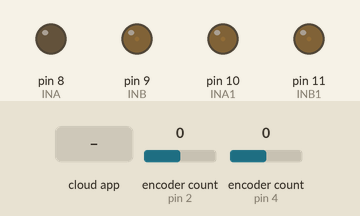
Simulated run of this sketch. Board: Arduino Uno, built with avr-gcc and run on an emulated ATmega328P. Shown: output pins drawn as LEDs (lit = HIGH). The inputs (shaded band) are chosen by the test bench; at power-on: encoder count (sensors on pin 2, pin 4) 0. The ROS host is connected and sends only what is stated.

Above: at 1.2 s.
1.3 s: the phone or cloud app sets linear.x to -100
At 1.52 s:
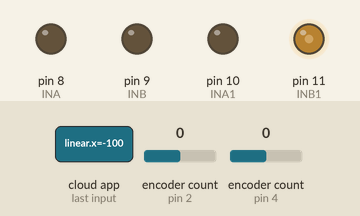
3.2 s: the phone or cloud app sets angular.z to -100
At 3.45 s:
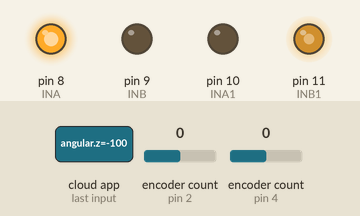
5.1 s: the phone or cloud app sets linear.x to 0
At 5.39 s:
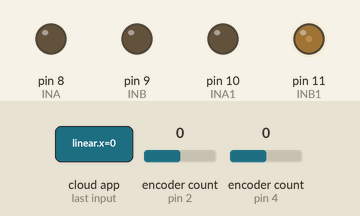
7.0 s: the phone or cloud app sets angular.z to 100
At 7.22 s:
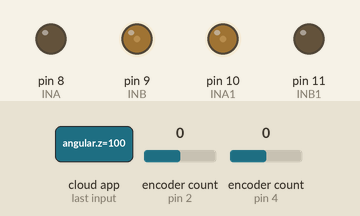
8.9 s: the phone or cloud app sets linear.x to 100
At 9.15 s:
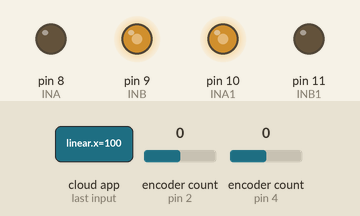
10.8 s: the phone or cloud app sets angular.z to 0
At 11.08 s:
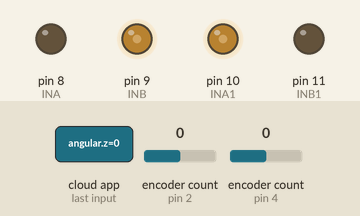
Timing chart, 0 to 13.7 s (numbered marks = the images above; inputs shaded):
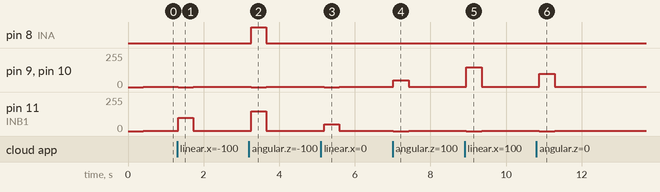

Measured:
- after the input at 1.3 s, pin 9 (INB), pin 10 (INA1): 1/255 → 0/255 at once, → 1/255 0.41 s later; pin 11 (INB1): 1/255 → 100/255 at once, → 1/255 0.41 s later
- after the input at 3.2 s, pin 8 (INA): LOW → HIGH after 0.06 s, → LOW 0.41 s later; pin 9 (INB), pin 10 (INA1): 1/255 → 0/255 after 0.06 s, → 1/255 0.41 s later; pin 11 (INB1): 1/255 → 150/255 after 0.06 s, → 1/255 0.41 s later
- after the input at 5.1 s, pin 9 (INB), pin 10 (INA1): 1/255 → 0/255 after 0.09 s, → 1/255 0.41 s later; pin 11 (INB1): 1/255 → 50/255 after 0.09 s, → 1/255 0.41 s later
- after the input at 7.0 s, pin 9 (INB), pin 10 (INA1): 1/255 → 50/255 at once, → 1/255 0.41 s later; pin 11 (INB1): 1/255 → 0/255 at once, → 1/255 0.41 s later
- after the input at 8.9 s, pin 9 (INB), pin 10 (INA1): 1/255 → 150/255 after 0.05 s, → 1/255 0.41 s later; pin 11 (INB1): 1/255 → 0/255 after 0.05 s, → 1/255 0.41 s later
- after the input at 10.8 s, pin 9 (INB), pin 10 (INA1): 1/255 → 100/255 after 0.08 s, → 1/255 0.41 s later; pin 11 (INB1): 1/255 → 0/255 after 0.08 s, → 1/255 0.41 s later

The sketch:

motor.ino
```cpp
#if (ARDUINO >= 100)
 #include <Arduino.h>
#else
 #include <WProgram.h>
#endif


#include <ArduinoHardware.h>
#include <ros.h>
#include <geometry_msgs/Twist.h>
#include <std_msgs/Float32.h>
#include <Encoder.h>


#define INA 8
#define INB 9
#define INA1 10
#define INB1 11


Encoder myEncL(2,3);
Encoder myEncR(4,5);

long oldPositionL  = 0;
long oldPositionR  = 0;

unsigned long g_prev_command_time = 0;

ros::NodeHandle nh;


geometry_msgs::Twist msg;
std_msgs::Float32 encL_msg;
std_msgs::Float32 encR_msg;


ros::Publisher EncL("Enc_L", &encL_msg);
ros::Publisher EncR("Enc_R", &encR_msg);

  long newPositionL;
  long newPositionR;


void roverCallBack(const geometry_msgs::Twist& cmd_vel)
{

  double x = cmd_vel.linear.x;
        double z = cmd_vel.angular.z;

  double moveL = x+(z/2);
  double moveR = x-(z/2);


if (moveL>0.0){
      analogWrite(INB,max(min(moveL*100,255),0));
      analogWrite(INA,0);
      analogWrite(INA1,max(min(moveL*100,255),0));
      analogWrite(INB1,0);
    }else if (moveL<0.0){
        analogWrite(INA,max(min(abs(moveL)*100,255),0));
        analogWrite(INB,0);
        analogWrite(INB1,max(min(abs(moveL)*100,255),0));
        analogWrite(INA1,0);
    }else{
  analogWrite(INA,0);
         analogWrite(INA,1);analogWrite(INB,1);
 analogWrite(INA1,0);
         analogWrite(INA1,1);analogWrite(INB1,1);
  }


  g_prev_command_time = millis();

}
ros::Subscriber <geometry_msgs::Twist> Motor("/cmd_vel", roverCallBack);

void setup()
{
  pinMode(INA,OUTPUT);  pinMode(INB,OUTPUT);


  nh.initNode();
  nh.subscribe(Motor);
  nh.advertise(EncL);
  nh.advertise(EncR);

}

void loop()
{
    newPositionL = myEncL.read();
    newPositionR = myEncR.read();

  if (newPositionL != oldPositionL) {
    oldPositionL = newPositionL;
     encL_msg.data = newPositionL;
  }
  if (newPositionR != oldPositionR) {
    oldPositionR = newPositionR;
     encR_msg.data = newPositionR;
  }


  if((newPositionL>10000)||(newPositionL<-10000)||(newPositionR>10000)||(newPositionR<-10000)){
  myEncL.write(0);
  myEncR.write(0);

  }
  EncL.publish( &encL_msg );
  EncR.publish( &encR_msg );

  if ((millis() - g_prev_command_time) >= 400)
    {
        analogWrite(INA,0);
         analogWrite(INA,1);analogWrite(INB,1);
        analogWrite(INA1,0);
         analogWrite(INA1,1);analogWrite(INB1,1);
    }

  nh.spinOnce();
  delay(100);
}
```
